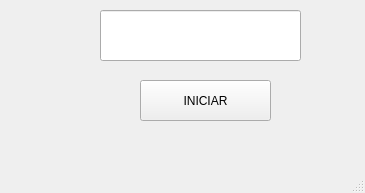
<?xml version="1.0" encoding="UTF-8"?>
<ui version="4.0">
 <class>MainWindow</class>
 <widget class="QMainWindow" name="MainWindow">
  <property name="geometry">
   <rect>
    <x>0</x>
    <y>0</y>
    <width>365</width>
    <height>193</height>
   </rect>
  </property>
  <property name="windowTitle">
   <string>MainWindow</string>
  </property>
  <widget class="QWidget" name="centralwidget">
   <widget class="QPushButton" name="btn_control">
    <property name="geometry">
     <rect>
      <x>140</x>
      <y>80</y>
      <width>131</width>
      <height>41</height>
     </rect>
    </property>
    <property name="text">
     <string>INICIAR</string>
    </property>
   </widget>
   <widget class="QLineEdit" name="txt_nombre">
    <property name="geometry">
     <rect>
      <x>100</x>
      <y>10</y>
      <width>201</width>
      <height>51</height>
     </rect>
    </property>
    <property name="font">
     <font>
      <pointsize>32</pointsize>
      <bold>true</bold>
     </font>
    </property>
    <property name="text">
     <string/>
    </property>
    <property name="alignment">
     <set>Qt::AlignCenter</set>
    </property>
   </widget>
  </widget>
  <widget class="QMenuBar" name="menubar">
   <property name="geometry">
    <rect>
     <x>0</x>
     <y>0</y>
     <width>365</width>
     <height>24</height>
    </rect>
   </property>
  </widget>
  <widget class="QStatusBar" name="statusbar"/>
 </widget>
 <resources/>
 <connections/>
</ui>
